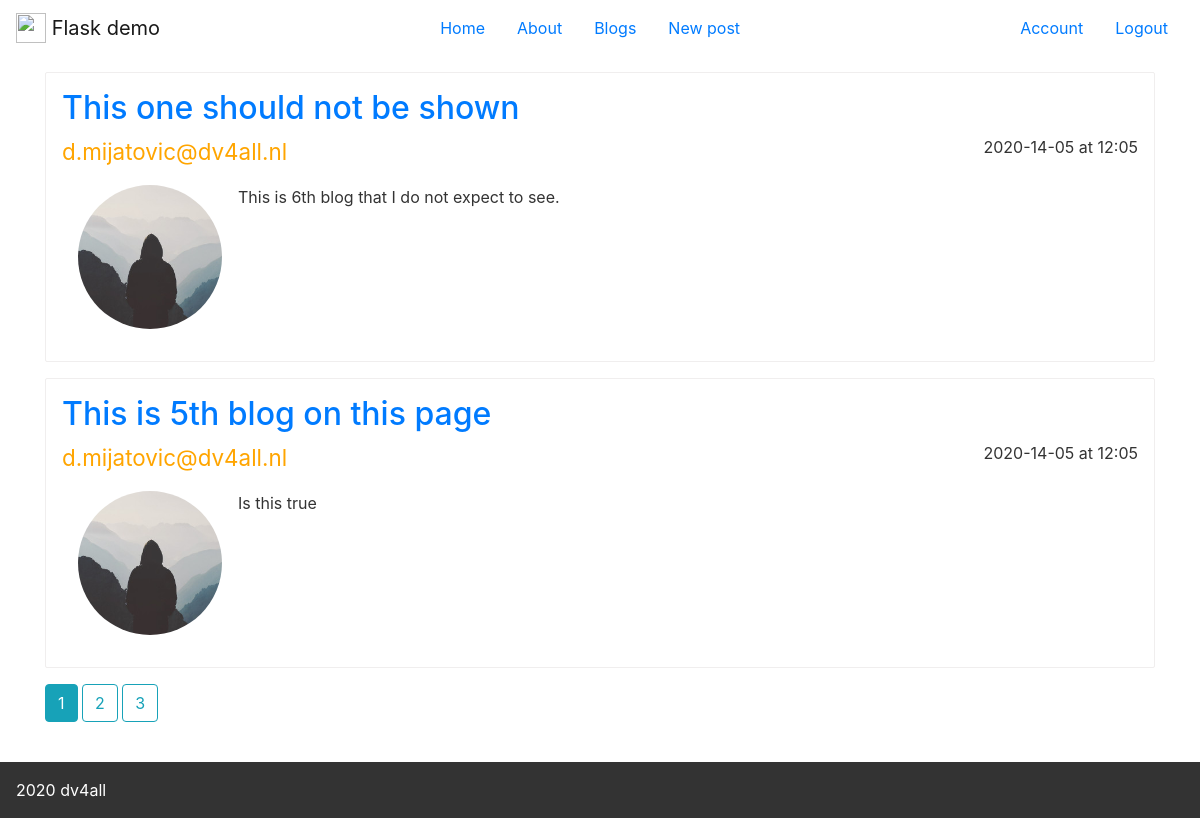
The page /blogs (signed in) on the database its author committed.
### app/models.py (models this page shows, shortened)
class Post(db.Model):
  id = db.Column(db.Integer,primary_key=True)
  title = db.Column(db.String(254), nullable=False)
  createdAt = db.Column(db.DateTime, nullable=False, default=datetime.utcnow)
  content = db.Column(db.Text, nullable=False)
  user_id = db.Column(db.Integer,db.ForeignKey('user.id'),nullable=False)

class User(db.Model, UserMixin):
  id = db.Column(db.Integer,primary_key=True)
  username = db.Column(db.String(100),unique=True,nullable=False)
  email = db.Column(db.String(100),unique=True,nullable=False)
  picture = db.Column(db.String(20), unique=False,nullable=False,default="default.jpg")
  password = db.Column(db.String(60),nullable=False)
  posts = db.relationship('Post', backref="author", lazy=True)

### app/routes.py (the view)
@app.route("/blogs")
@login_required
def blogs():
  page = request.args.get('page',1,type=int)
  posts = Post.query.order_by(Post.createdAt.desc()).paginate(page=page,per_page=2)
  return render_template("blogs.html",
    title="Blogs page - Flask demo",
    posts=posts, routes=routes)

### app/models.py (called while the page is built)
@login_manager.user_loader
def load_user(user_id):
  return User.query.get(int(user_id))

### app/templates/blogs.html
{% extends "layout.html" %}
{% block content %}
  {% for post in posts.items %}
    <section class="blog-post">
      <h2>
        <a href="{{url_for('blogs_view', id=post.id)}}" class="article-title">
          {{post.title}}
        </a>
      </h2>
      <div class="blog-header">
        <span class="user-name">
          {{post.author.username}}
        </span>
        <span class="data-time">
          {{post.createdAt.strftime('%Y-%d-%m at %H:%m')}}
        </span>
      </div>
      <div class="blog-body">
        <img src="{{url_for('static',filename='profiles/' + post.author.picture)}}" alt="" class="rounded-circle article-img avatar-small">
        <div class="blog-content">
          {{post.content}}
        </div>
      </div>
    </section>
  {% endfor %}
  {% for page_num in posts.iter_pages() %}
    {% if page_num %}
      {% if posts.page == page_num %}
        <a href="{{url_for('blogs',page=page_num)}}"
          class="btn btn-info mb-4">{{ page_num }}
        </a>
      {% else %}
      <a href="{{url_for('blogs',page=page_num)}}"
        class="btn btn-outline-info mb-4">{{ page_num }}
      </a>
      {% endif %}
    {% else %}
      ...
    {% endif %}
  {% endfor %}
{% endblock content %}

### app/static/index.css (style rules this page uses)
.avatar-small { min-width: 9rem; height: 9rem; margin: 1rem; }

### app/static/variables.css (style rules this page uses)
:root { --color-primary: #eb2f64; --color-primary-light: #FF3366; --color-primary-dark: #BA265D; --color-light-0: #fff; --color-light-1: #faf9f9; --color-light-2: #f4f2f2; --color-light-3: #f0eeee; --color-light-4: #ccc; --color-dark-1: #333; --color-dark-2: #777; --color-dark-3: #999; --warn-color: red; --box-shadow-1: 0 2rem 6rem rgba(0,0,0,.3); --box-shadow-2: 0 2rem 5rem rgba(0,0,0,.07); --box-shadow-3: 0 0.2rem 1rem rgba(0,0,0,.2); --box-shadow-4: 0 1rem 1.5rem rgba(0, 0, 0, 0.3); --box-shadow-xs: 0 0.1rem 0.5rem rgba(0,0,0,.2); --box-shadow-sm: 0 0.2rem 1rem rgba(0,0,0,.2); --box-shadow-md: 0 1rem 4rem rgba(0,0,0,.2); --box-shadow-lg: 0 2rem 8rem rgba(0,0,0,.2); --border-1: 1px solid var(--color-light-3); --border-2: 1px solid var(--color-light-2); --body-content-width: 90vw; }

### app/static/layout.css (style rules this page uses)
body { min-height: 100vh; display: grid; grid-template-rows: auto 1fr auto; grid-gap: 1rem; }

### app/static/blog.css (style rules this page uses)
.blog-post { padding: 1rem; border: 1px solid var(--color-light-3,#999); border-radius: 2px; margin-bottom: 1rem; }
.blog-post h2 { color: var(--color-dark-1,#000); }
.blog-header { display: flex; justify-content: space-between; color: var(--color-accent,orange); font-size: 1.4rem; }
.blog-body { display:flex; }
.data-time { color: var(--color-dark-1,#333); font-size: 1rem; }
.blog-content { padding: 1rem 0rem; color: var(--color-dark-1,#333); }

### rows shown on the page
Post: title "This one should not be shown", author.username "d.mijatovic@dv4all.nl", createdAt "2020-14-05 at 12:05", picture (placeholder picture), content "This is 6th blog that I do not expect to see."
Post: title "This is 5th blog on this page", author.username "d.mijatovic@dv4all.nl", createdAt "2020-14-05 at 12:05", picture (placeholder picture), content "Is this true"

### other values the page prints
{{ route.label }} "Home" "About" "Blogs" "New post"
{{ page_num }} "1"
{{ page_num }} "2" "3"
